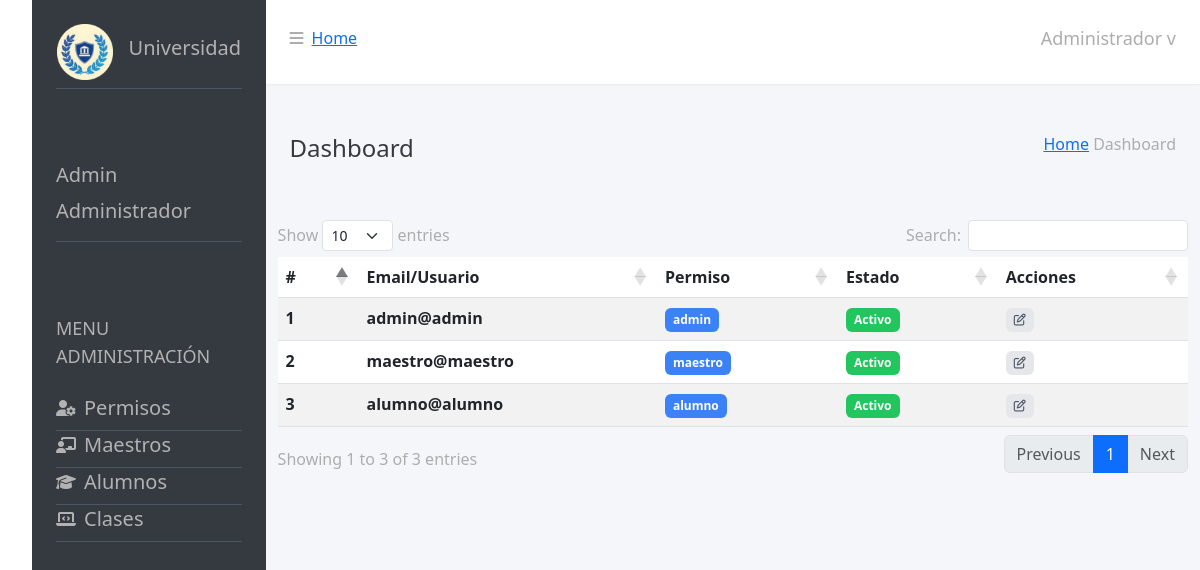
Before: /src/Views/Administrador/permisos_nav.php with the older database file.
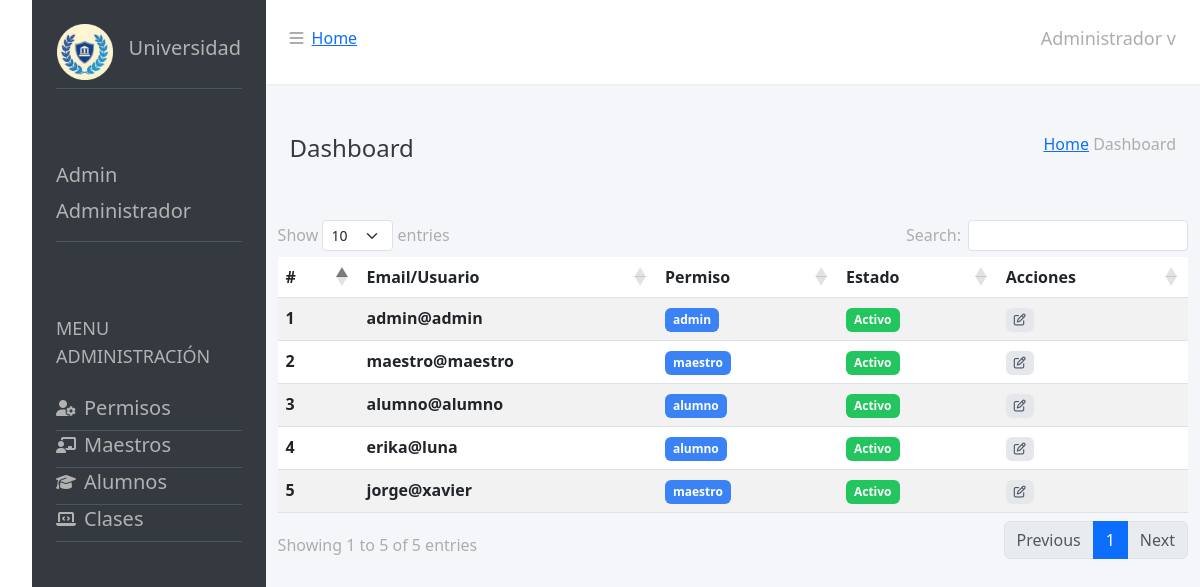
After: the same page with the newer database file.
### tables this page shows
CREATE TABLE IF NOT EXISTS `usuarios_login` (
  `id_ul` int NOT NULL AUTO_INCREMENT,
  `correo` varchar(100) DEFAULT NULL,
  `contra` varchar(150) DEFAULT NULL,
  `datos_id` int DEFAULT NULL,
  `rol_id` int DEFAULT NULL,
  `roles` varchar(50) DEFAULT NULL,
  PRIMARY KEY (`id_ul`),
  KEY `datos_id` (`datos_id`)
);

CREATE TABLE IF NOT EXISTS `usuarios_datos` (
  `id_ud` int NOT NULL AUTO_INCREMENT,
  `nombre` varchar(100) DEFAULT NULL,
  `direccion` varchar(150) DEFAULT NULL,
  `fecha_nacimiento` date DEFAULT NULL,
  `rol_id` int DEFAULT NULL,
  PRIMARY KEY (`id_ud`),
  KEY `rol_id` (`rol_id`)
);

CREATE TABLE IF NOT EXISTS `roles` (
  `id_rol` int NOT NULL AUTO_INCREMENT,
  `nombre_rol` varchar(50) DEFAULT NULL,
  PRIMARY KEY (`id_rol`)
);

### src/Views/Administrador/permisos_nav.php (the view, shortened to what this page needs)
<!DOCTYPE html>
<html lang="es">
<head>
    <link rel="stylesheet" href="https://cdnjs.cloudflare.com/ajax/libs/font-awesome/6.4.0/css/all.min.css" />
    <link href="/dist/output.css" rel="stylesheet">
    <link rel="stylesheet" href="https://cdnjs.cloudflare.com/ajax/libs/twitter-bootstrap/5.3.0/css/bootstrap.min.css">
    <link rel="stylesheet" href="https://cdn.datatables.net/1.13.6/css/dataTables.bootstrap5.min.css">
</head>
<body>
    <ul>
        <main class="flex flex-col md:flex-row h-screen w-full ">
            <section class="flex flex-col w-full md:w-1/5 bg-[#353A40] text-[#B2B2B2]">
                <div class=" p-4 mb-4">
                    <div class="flex justify-center items-center border-b border-gray-600 pb-2">
                        <img src="/src/Views/img/circlelogo.png" alt="Logo" class="w-14 h-14 mr-4">
                        <h2 class="text-xl">Universidad</h2>
                    </div>
                </div>
                <div class="p-4 mb-4">
                    <div class="flex flex-col border-b border-gray-600 pb-2">
                        <h2 class="text-xl">Admin</h2>
                        <h2 class="text-xl">Administrador</h2>
                    </div>
                </div>
                <div class="p-4 mb-4 flex flex-col ">
                    <h2 class="text-lg">MENU ADMINISTRACIÓN</h2>
                    <div class="flex flex-row items-center border-b border-gray-600 pb-2 pt-3 cursor-pointer hover:bg-gray-100">
                        <span class="cursor-pointer"><i class="fa-solid fa-user-gear mr-2"></i></span>
                        <form action="" method="post" enctype="multipart/form-data">
                            <button type="submit" class="text-xl">Permisos</button>
                        </form>
                    </div>
                    <div class="flex flex-row items-center border-b border-gray-600 pb-2 cursor-pointer hover:bg-gray-100">
                        <span class="cursor-pointer"><i class="fa-solid fa-chalkboard-user mr-2"></i></span>
                        <button class="text-xl">Maestros</button>
                    </div>
                    <div class="flex flex-row items-center border-b border-gray-600 pb-2 cursor-pointer hover:bg-gray-100">
                        <span class="cursor-pointer"><i class="fa-solid fa-graduation-cap mr-2"></i></span>
                        <button class="text-xl">Alumnos</button>
                    </div>
                    <div class="flex flex-row items-center border-b border-gray-600 pb-2 cursor-pointer hover:bg-gray-100">
                        <span class="cursor-pointer"><i class="fa-solid fa-laptop-code mr-2"></i></span>
                        <button class="text-xl">Clases</button>
                    </div>
                </div>
            </section>
            <section class="w-full md:w-4/5 h-auto bg-[#F5F6FA] text-[#ADADAD] ">
                <div class="p-4 mb-4 bg-[#ffffff] w-full h-auto flex md:shadow-sm">
                    <div class="pb-2 flex-grow flex items-center">
                        <span class="mr-2 cursor-pointer"><i class="fa-solid fa-bars"></i></span>
                        <a href="src\Views\Administrador\permisos_nav.php">Home</a>
                    </div>
                    <div class="pb-2 ml-auto">
                        <button class="text-lg cursor-pointer">Administrador v</button>
                    </div>
                </div>
                <div class="p-4 mb-4  w-full h-auto flex ">
                    <div class="pb-2 flex-grow flex items-center">
                        <button class="text-[#353A40] text-2xl cursor-pointer">Dashboard</button>
                    </div>
                    <div class="pb-2 ml-auto">
                    <a href="src\Views\Administrador\permisos_nav.php">Home</a>
                        <button>Dashboard</button>
                    </div>
                </div>
                <div class="container">
                    <div class="table-responsive">
                        <table id="example" class="table table-striped">
                            <thead>
                                <tr>
                                    <th>#</th>
                                    <th>Email/Usuario</th>
                                    <th>Permiso</th>
                                    <th>Estado</th>
                                    <th>Acciones</th>
                                </tr>
                            </thead>
                            <tbody>
                                <?php
                                $db = new DB();
                                $pdo = $db->pdo;
                                $sql = $pdo->query("SELECT * FROM usuarios_login INNER JOIN roles ON usuarios_login.id_ul = roles.id_rol INNER JOIN usuarios_datos ON usuarios_login.datos_id = usuarios_datos.id_ud");
                                while ($resultado = $sql->fetch(PDO::FETCH_ASSOC)) {
                                ?>
                                    <tr>
                                        <th scope="row"><?php echo $resultado['id_ud'] ?></th>
                                        <th scope="row"><?php echo $resultado['correo'] ?></th>
                                        <th scope="row">
                                            <button class="bg-blue-500 hover:bg-blue-700 text-white font-bold py-1 px-2 rounded text-xs">
                                                <?php echo $resultado['nombre_rol'] ?>
                                            </button>
                                        </th>
                                        <th scope="row">
                                            <button class="bg-green-500 hover:bg-green-700 text-white font-bold py-1 px-2 rounded text-xs">
                                                Activo
                                            </button>
                                        </th>
                                        <th>
                                            <a href="Formularios/EditarForm.php?id_ud=<?php echo $resultado['id_ud']; ?>">
                                                <button class="bg-gray-200 hover:bg-gray-300 text-gray-600 font-bold py-1 px-2 rounded text-xs">
                                                    <i class="fa-regular fa-pen-to-square"></i>
                                                </button>
                                            </a>
                                        </th>
                                    </tr>
                                <?php
                                }
                                ?>
                            </tbody>
                        </table>
                    </div>
                </div>
            </section>
        </main>
    </ul>
</body>
</html>

Changed rows visible on the page:
added usuarios_login: usuarios_datos.id_ud "4", correo "erika@luna", roles.nombre_rol "alumno"
added usuarios_login: usuarios_datos.id_ud "5", correo "jorge@xavier", roles.nombre_rol "maestro"
Other visible differences:
text written by a page script: "Show entries Search: Showing 1 to 3 of 3 entries Previous 1 Next" → "Show entries Search: Showing 1 to 5 of 5 entries Previous 1 Next"
